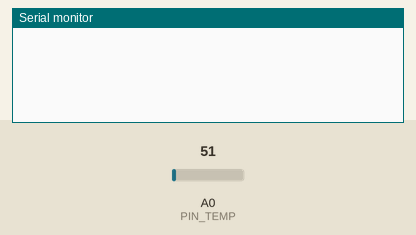
Recording of a sketch running on a simulated Arduino Uno, built with avr-gcc and run on an emulated ATmega328P. On the bench: the last lines printed to the serial monitor. The test bench sets the inputs (shaded band); at power-on: A0 (PIN_TEMP) = 51.

Above: at 1.3 s.
1.4 s: A0 (PIN_TEMP) set to 61
At 3.7 s:
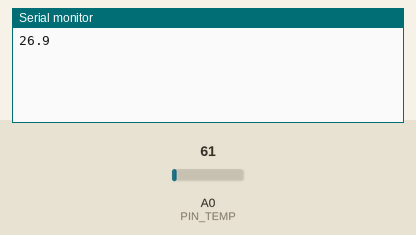
4.0 s: A0 (PIN_TEMP) set to 71
At 5.6 s:
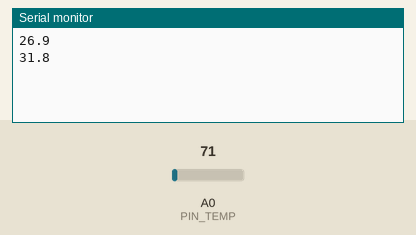
Timing chart, 0 to 7.1 s (numbered marks = the images above; inputs shaded):
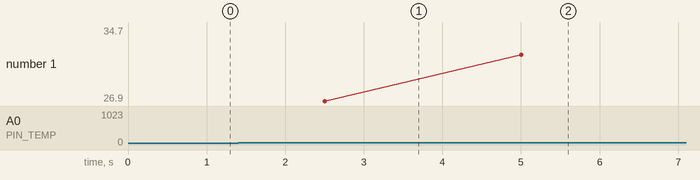

The sketch:

lab4_part1.ino
```cpp
// sensor unicamente leyendo temperatura
#define PIN_TEMP A0
#define MUESTRAS 5

void setup()
{
    Serial.begin(9600);
}

float leerTemperatura()
{
    int valor = analogRead(PIN_TEMP);
    float voltaje = valor * (5000.0 / 1023.0);
    return voltaje / 10.0;
}

float obtenerPromedio()
{
    float total = 0;

    for (int i = 0; i < MUESTRAS; i++)
    {
        total += leerTemperatura();
        delay(500);
    }

    return total / MUESTRAS;
}

void loop()
{
    float promedio = obtenerPromedio();
    Serial.println(promedio, 1);
}
```

Measured:
- after the input at 1.4 s, the serial monitor: prints a new line after 1.1 s (image 1)
- after the input at 4.0 s, the serial monitor: prints a new line after 1.0 s (image 2)
- plotted number 1: 26.9 → 34.7 after the input at 4.0 s
